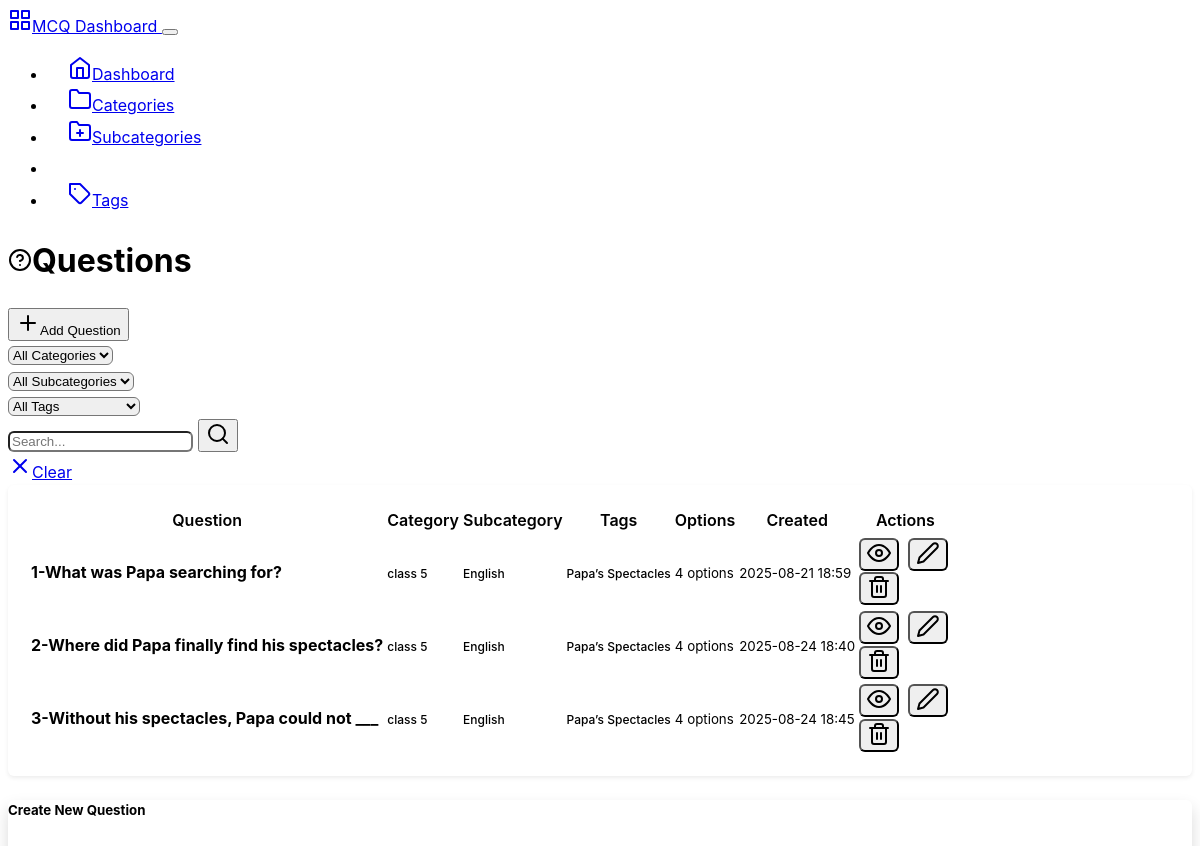
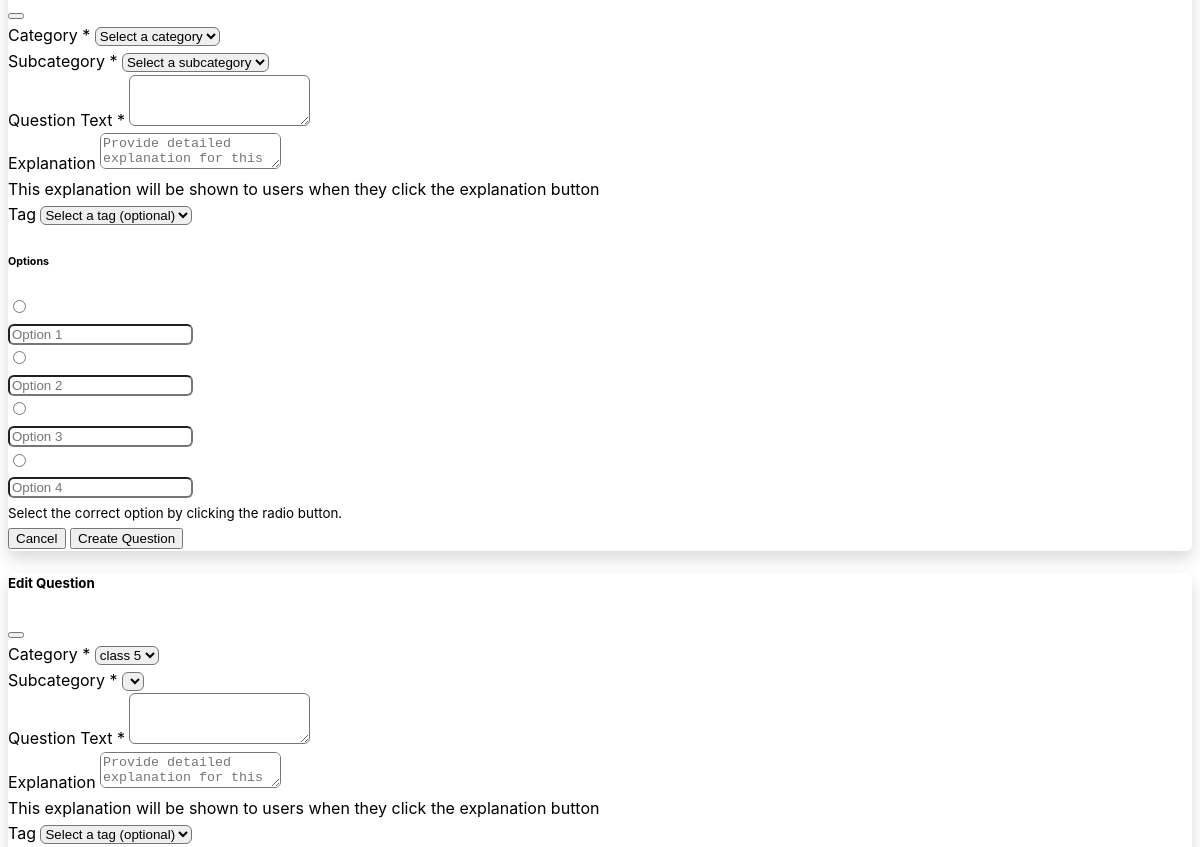
The app's page /backend/questions (upper part), older data (2 pictures, top to bottom).
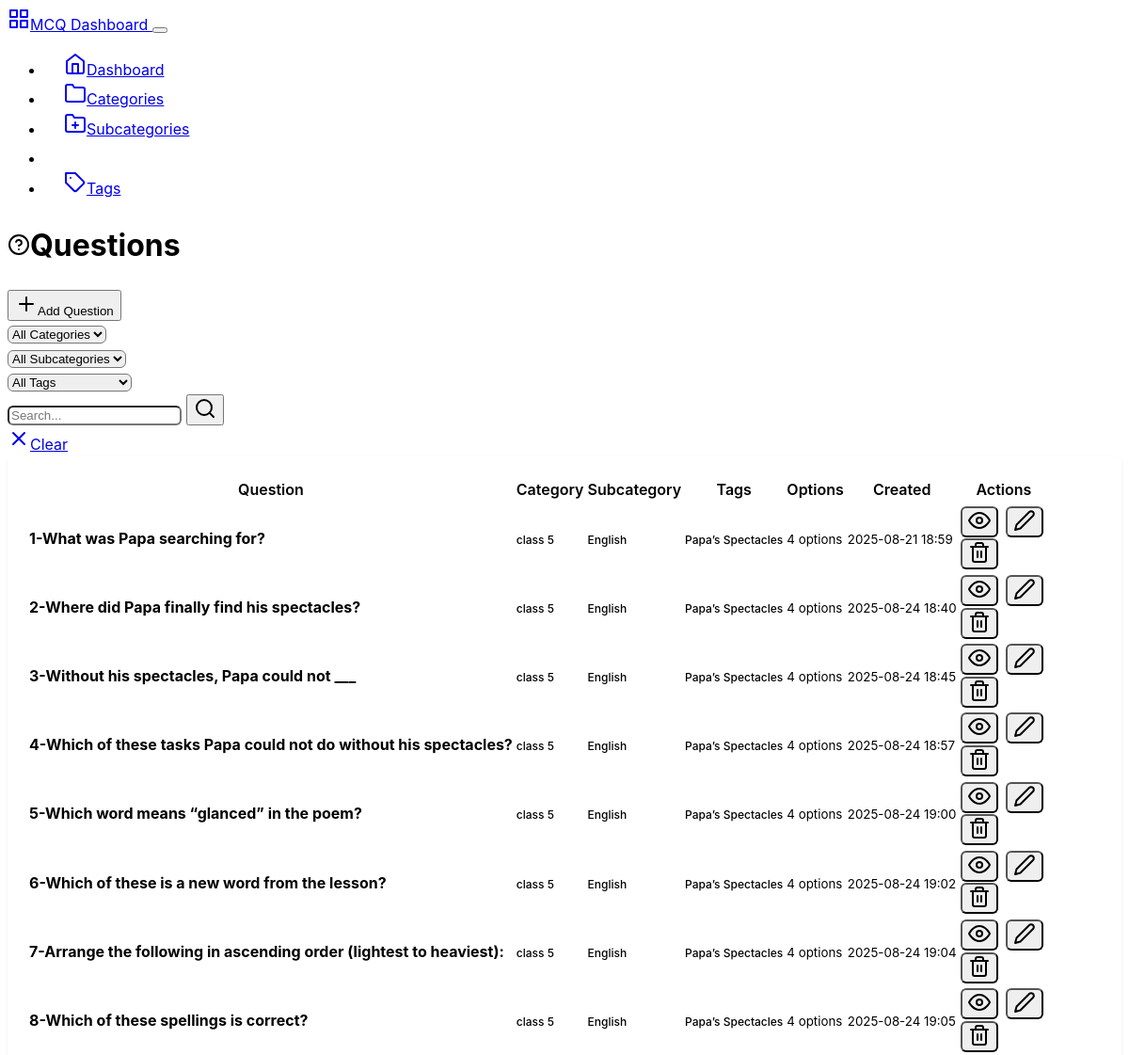
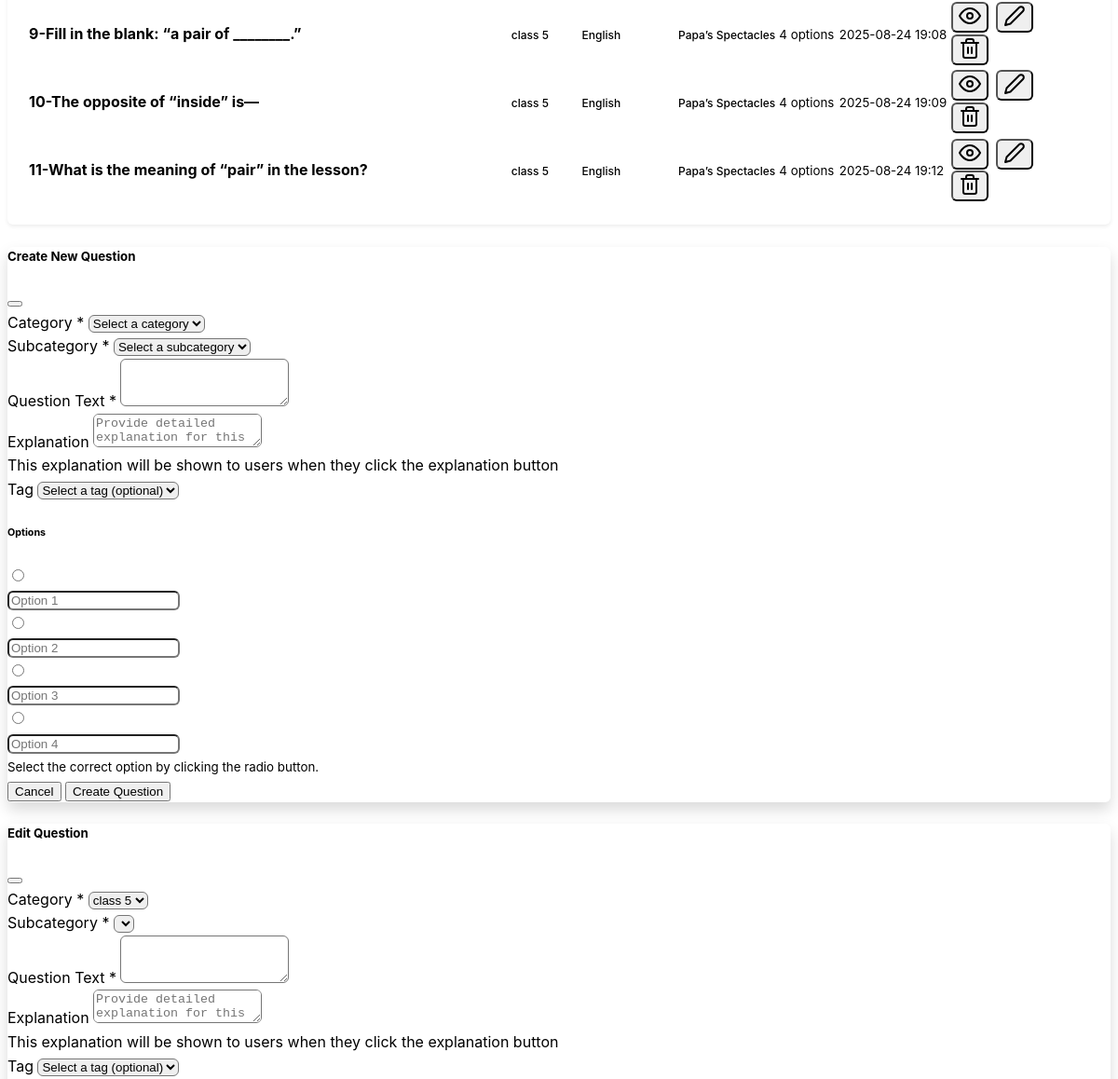
The same page, newer data (2 pictures, top to bottom).
### mcqbox/model.py (models this page shows, shortened)
class Question(db.Model):
    id = db.Column(db.Integer, primary_key=True)
    question_text = db.Column(db.String(500), nullable=False)
    subcategory_id = db.Column(db.Integer, db.ForeignKey('subcategory.id'), nullable=False)
    subcategory = db.relationship('Subcategory', backref=db.backref('questions', lazy=True))
    tag_id = db.Column(db.Integer, db.ForeignKey('tag.id'), nullable=True)
    tag = db.relationship('Tag', backref=db.backref('questions', lazy=True))
    explanation = db.Column(db.String(500), nullable=True)
    options = db.Column(db.JSON, nullable=False)
    category_id = db.Column(db.Integer, db.ForeignKey('category.id'), nullable=False)
    category = db.relationship('Category', backref=db.backref('questions', lazy=True))
    created_at = db.Column(db.DateTime, server_default=db.func.now())
    updated_at = db.Column(db.DateTime, server_default=db.func.now(), onupdate=db.func.now())

class Category(db.Model):
    id = db.Column(db.Integer, primary_key=True)
    name = db.Column(db.String(50), nullable=False, unique=True)
    description = db.Column(db.String(200), nullable=True)
    created_at = db.Column(db.DateTime, server_default=db.func.now())
    updated_at = db.Column(db.DateTime, server_default=db.func.now(), onupdate=db.func.now())

class Subcategory(db.Model):
    id = db.Column(db.Integer, primary_key=True)
    name = db.Column(db.String(50), nullable=False)
    category_id = db.Column(db.Integer, db.ForeignKey('category.id'), nullable=False)
    category = db.relationship('Category', backref=db.backref('subcategories', lazy=True))
    description = db.Column(db.String(200), nullable=True)
    created_at = db.Column(db.DateTime, server_default=db.func.now())
    updated_at = db.Column(db.DateTime, server_default=db.func.now(), onupdate=db.func.now())

class Tag(db.Model):
    id = db.Column(db.Integer, primary_key=True)
    name = db.Column(db.String(50), nullable=False)
    category_id = db.Column(db.Integer, db.ForeignKey('category.id'), nullable=False)
    category = db.relationship('Category', backref=db.backref('tags', lazy=True))
    subcategory_id = db.Column(db.Integer, db.ForeignKey('subcategory.id'), nullable=True)
    subcategory = db.relationship('Subcategory', backref=db.backref('tags', lazy=True))
    created_at = db.Column(db.DateTime, server_default=db.func.now())

### mcqbox/backend/route.py (the view)
@app.route('/backend/questions')
def questions():
    category_id = request.args.get('category_id', type=int)
    subcategory_id = request.args.get('subcategory_id', type=int)
    search = request.args.get('search', '').strip()
    tag_filter = request.args.get('tag', '').strip()
    categories_list = Category.query.all()
    subcategories_list = []
    tags_list = Tag.query.all()
    if category_id:
        subcategories_list = Subcategory.query.filter_by(category_id=category_id).all()
    filters = []
    if category_id:
        filters.append(Question.category_id == category_id)
    if subcategory_id:
        filters.append(Question.subcategory_id == subcategory_id)
    tag_filter = request.args.get('tag', '').strip()
    if tag_filter:
        filters.append(Question.tag_id == tag_filter)
    if search:
        filters.append(Question.question_text.ilike(f'%{search}%'))
    questions_list = Question.query.filter(*filters).all()
    for question in questions_list:
        print(question.subcategory.name)
    return render_template('questions.html',
                         questions=questions_list,
                         categories=categories_list,
                         subcategories=subcategories_list,
                         tags=tags_list,
                         selected_category=category_id,
                         selected_subcategory=subcategory_id,
                         search_query=search)

### mcqbox/backend/templates/questions.html (shortened to what the changed rows need)
{% extends "base.html" %}
{% block content %}
<div class="row">
    <div class="col-12">
        <div class="d-flex justify-content-between align-items-center mb-4">
            <h1><i data-feather="help-circle" class="me-2"></i>Questions</h1>
        </div>
    </div>
</div>
<div class="row">
    <div class="col-12">
        <div class="card">
            <div class="card-body">
                {% if questions %}
                <div class="table-responsive">
                    <table class="table table-hover">
                        <thead>
                            <tr>
                                <th>Question</th>
                                <th>Category</th>
                                <th>Subcategory</th>
                                <th>Tags</th>
                                <th>Options</th>
                                <th>Created</th>
                                <th class="text-end">Actions</th>
                            </tr>
                        </thead>
                        <tbody>
                            {% for question in questions %}
                            <tr>
                                <td>
                                    <strong>{{loop.index}}-{{ question.question_text[:100] }}</strong>
                                </td>
                                <td>
                                    <span class="badge bg-primary">
                                        {{ question.category.name if question.category.name else 'Unknown' }}
                                    </span>
                                </td>
                                <td>
                                    <span class="badge bg-secondary">
                                        {{ question.subcategory.name if question.subcategory.name else 'Unknown' }}
                                    </span>
                                </td>
                                <td>
                                    <span class="badge bg-secondary">
                                        {{ question.tag.name if question.tag.name else 'Unknown' }}
                                    </span>
                                </td>
                                <td>
                                    <small class="text-muted">{{ question.options|length }} options</small>
                                </td>
                                <td>
                                    <small class="text-muted">{{ question.created_at.strftime('%Y-%m-%d %H:%M')
                                        }}</small>
                                </td>
                                <td class="text-end">
                                    <div class="btn-group" role="group">
                                        <button class="btn btn-sm btn-outline-secondary"
                                            onclick="viewQuestion({{ question.id }})" data-bs-toggle="modal"
                                            data-bs-target="#viewQuestionModal">
                                            <i data-feather="eye"></i>
                                        </button>
                                        <button class="btn btn-sm btn-outline-secondary"
                                            onclick="editQuestion({{ question.id }})" data-bs-toggle="modal"
                                            data-bs-target="#editQuestionModal">
                                            <i data-feather="edit-2"></i>
                                        </button>
                                        <form method="POST"
                                            action="{{ url_for('delete_question', question_id=question.id) }}"
                                            class="d-inline"
                                            onsubmit="return confirm('Are you sure you want to delete this question?')">
                                            <button type="submit" class="btn btn-sm btn-outline-danger">
                                                <i data-feather="trash-2"></i>
                                            </button>
                                        </form>
                                    </div>
                                </td>
                            </tr>
                            {% endfor %}
                        </tbody>
                    </table>
                </div>
                {% endif %}
            </div>
        </div>
    </div>
</div>
{% endblock %}

Row changes from the older to the newer data that the page shows:
added Question: question_text "Which of these tasks Papa could not do without his spectacles?", category "class 5", subcategory "English", tag "Papa’s Spectacles", options|length "4", created_at "2025-08-24 18:57"
added Question: question_text "Which word means “glanced” in the poem?", category "class 5", subcategory "English", tag "Papa’s Spectacles", options|length "4", created_at "2025-08-24 19:00"
added Question: question_text "Which of these is a new word from the lesson?", category "class 5", subcategory "English", tag "Papa’s Spectacles", options|length "4", created_at "2025-08-24 19:02"
added Question: question_text "Arrange the following in ascending order (lightest to heaviest):", category "class 5", subcategory "English", tag "Papa’s Spectacles", options|length "4", created_at "2025-08-24 19:04"
added Question: question_text "Which of these spellings is correct?", category "class 5", subcategory "English", tag "Papa’s Spectacles", options|length "4", created_at "2025-08-24 19:05"
added Question: question_text "Fill in the blank: “a pair of ________.”", category "class 5", subcategory "English", tag "Papa’s Spectacles", options|length "4", created_at "2025-08-24 19:08"
added Question: question_text "The opposite of “inside” is—", category "class 5", subcategory "English", tag "Papa’s Spectacles", options|length "4", created_at "2025-08-24 19:09"
added Question: question_text "What is the meaning of “pair” in the lesson?", category "class 5", subcategory "English", tag "Papa’s Spectacles", options|length "4", created_at "2025-08-24 19:12"
